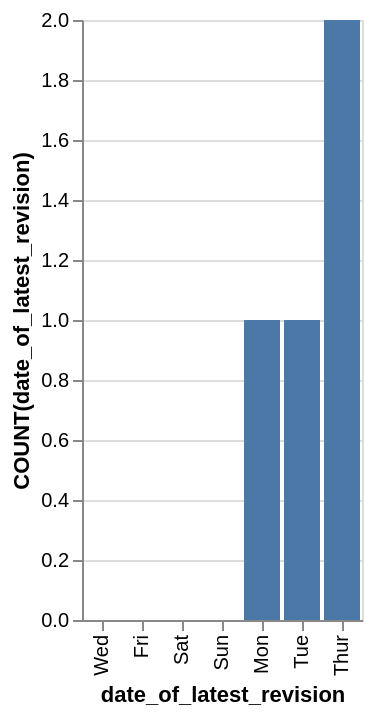

Vega-Lite specification stored for this chart:
### Vega-Lite specification from a JSON file in a GitHub repository (floating-point values rounded to 4 significant figures)
{"data": {"values": [{"x_data": "Mon", "y_data": 1}, {"x_data": "Tue", "y_data": 1}, {"x_data": "Wed", "y_data": 0}, {"x_data": "Thur", "y_data": 2}, {"x_data": "Fri", "y_data": 0}, {"x_data": "Sat", "y_data": 0}, {"x_data": "Sun", "y_data": 0}]}, "mark": "bar", "encoding": {"x": {"field": "x_data", "type": "nominal", "title": "date_of_latest_revision", "sort": {"op": "sum", "field": "y_data", "order": "ascending"}}, "y": {"field": "y_data", "type": "quantitative", "title": "COUNT(date_of_latest_revision)"}}}
